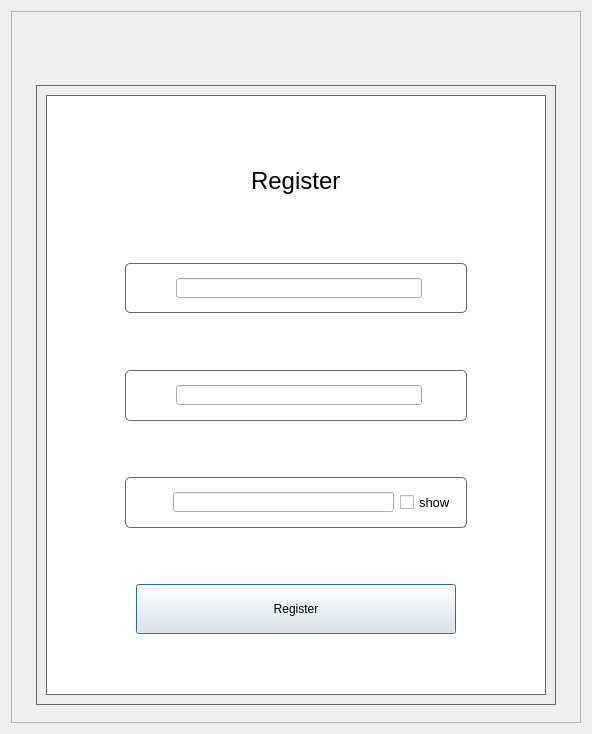
<?xml version="1.0" encoding="UTF-8"?>
<ui version="4.0">
 <class>register</class>
 <widget class="QDialog" name="register">
  <property name="geometry">
   <rect>
    <x>0</x>
    <y>0</y>
    <width>592</width>
    <height>734</height>
   </rect>
  </property>
  <property name="minimumSize">
   <size>
    <width>50</width>
    <height>0</height>
   </size>
  </property>
  <property name="windowTitle">
   <string>Dialog</string>
  </property>
  <layout class="QGridLayout" name="gridLayout">
   <item row="0" column="0">
    <widget class="QFrame" name="frame">
     <property name="font">
      <font>
       <family>Arial</family>
       <pointsize>9</pointsize>
       <italic>false</italic>
       <bold>false</bold>
       <kerning>true</kerning>
      </font>
     </property>
     <property name="styleSheet">
      <string notr="true"/>
     </property>
     <property name="frameShape">
      <enum>QFrame::StyledPanel</enum>
     </property>
     <property name="frameShadow">
      <enum>QFrame::Raised</enum>
     </property>
     <layout class="QVBoxLayout" name="verticalLayout_3">
      <item>
       <layout class="QHBoxLayout" name="horizontalLayout_3" stretch="2,0">
        <item>
         <widget class="QLabel" name="label_5">
          <property name="sizePolicy">
           <sizepolicy hsizetype="Fixed" vsizetype="Fixed">
            <horstretch>0</horstretch>
            <verstretch>0</verstretch>
           </sizepolicy>
          </property>
          <property name="minimumSize">
           <size>
            <width>200</width>
            <height>50</height>
           </size>
          </property>
          <property name="styleSheet">
           <string notr="true">image: url(:/logo.png);</string>
          </property>
          <property name="text">
           <string/>
          </property>
         </widget>
        </item>
        <item>
         <spacer name="horizontalSpacer_5">
          <property name="orientation">
           <enum>Qt::Horizontal</enum>
          </property>
          <property name="sizeHint" stdset="0">
           <size>
            <width>40</width>
            <height>20</height>
           </size>
          </property>
         </spacer>
        </item>
       </layout>
      </item>
      <item>
       <layout class="QVBoxLayout" name="verticalLayout_2" stretch="0,10,0">
        <item>
         <spacer name="verticalSpacer_7">
          <property name="orientation">
           <enum>Qt::Vertical</enum>
          </property>
          <property name="sizeHint" stdset="0">
           <size>
            <width>20</width>
            <height>40</height>
           </size>
          </property>
         </spacer>
        </item>
        <item>
         <layout class="QHBoxLayout" name="horizontalLayout_11" stretch="0,0,0">
          <item>
           <spacer name="horizontalSpacer_20">
            <property name="orientation">
             <enum>Qt::Horizontal</enum>
            </property>
            <property name="sizeType">
             <enum>QSizePolicy::Expanding</enum>
            </property>
            <property name="sizeHint" stdset="0">
             <size>
              <width>40</width>
              <height>20</height>
             </size>
            </property>
           </spacer>
          </item>
          <item>
           <widget class="QFrame" name="frame_6">
            <property name="styleSheet">
             <string notr="true">#frame_6{
border: 0.5px solid #696969;
}</string>
            </property>
            <property name="frameShape">
             <enum>QFrame::StyledPanel</enum>
            </property>
            <property name="frameShadow">
             <enum>QFrame::Raised</enum>
            </property>
            <layout class="QHBoxLayout" name="horizontalLayout_12">
             <item>
              <layout class="QHBoxLayout" name="horizontalLayout_4" stretch="0">
               <item>
                <widget class="QFrame" name="frame_4">
                 <property name="sizePolicy">
                  <sizepolicy hsizetype="Minimum" vsizetype="Minimum">
                   <horstretch>0</horstretch>
                   <verstretch>0</verstretch>
                  </sizepolicy>
                 </property>
                 <property name="minimumSize">
                  <size>
                   <width>500</width>
                   <height>600</height>
                  </size>
                 </property>
                 <property name="maximumSize">
                  <size>
                   <width>500</width>
                   <height>600</height>
                  </size>
                 </property>
                 <property name="styleSheet">
                  <string notr="true">#frame_4{
background-color: rgb(255, 255, 255);
border: 0.5px solid #696969;
}</string>
                 </property>
                 <property name="frameShape">
                  <enum>QFrame::StyledPanel</enum>
                 </property>
                 <property name="frameShadow">
                  <enum>QFrame::Raised</enum>
                 </property>
                 <layout class="QVBoxLayout" name="verticalLayout" stretch="1,1,1,1,1,1,1,1,1,1,1">
                  <item>
                   <spacer name="verticalSpacer">
                    <property name="orientation">
                     <enum>Qt::Vertical</enum>
                    </property>
                    <property name="sizeHint" stdset="0">
                     <size>
                      <width>20</width>
                      <height>40</height>
                     </size>
                    </property>
                   </spacer>
                  </item>
                  <item>
                   <layout class="QHBoxLayout" name="horizontalLayout_10">
                    <item>
                     <spacer name="horizontalSpacer_18">
                      <property name="orientation">
                       <enum>Qt::Horizontal</enum>
                      </property>
                      <property name="sizeHint" stdset="0">
                       <size>
                        <width>40</width>
                        <height>20</height>
                       </size>
                      </property>
                     </spacer>
                    </item>
                    <item>
                     <widget class="QLabel" name="label_login">
                      <property name="font">
                       <font>
                        <family>Arial</family>
                        <pointsize>18</pointsize>
                        <italic>false</italic>
                        <bold>false</bold>
                        <kerning>true</kerning>
                       </font>
                      </property>
                      <property name="text">
                       <string>Register</string>
                      </property>
                     </widget>
                    </item>
                    <item>
                     <spacer name="horizontalSpacer_19">
                      <property name="orientation">
                       <enum>Qt::Horizontal</enum>
                      </property>
                      <property name="sizeHint" stdset="0">
                       <size>
                        <width>40</width>
                        <height>20</height>
                       </size>
                      </property>
                     </spacer>
                    </item>
                   </layout>
                  </item>
                  <item>
                   <spacer name="verticalSpacer_2">
                    <property name="orientation">
                     <enum>Qt::Vertical</enum>
                    </property>
                    <property name="sizeHint" stdset="0">
                     <size>
                      <width>20</width>
                      <height>40</height>
                     </size>
                    </property>
                   </spacer>
                  </item>
                  <item>
                   <layout class="QHBoxLayout" name="horizontalLayout_8" stretch="1,5,1">
                    <item>
                     <spacer name="horizontalSpacer_8">
                      <property name="orientation">
                       <enum>Qt::Horizontal</enum>
                      </property>
                      <property name="sizeHint" stdset="0">
                       <size>
                        <width>40</width>
                        <height>20</height>
                       </size>
                      </property>
                     </spacer>
                    </item>
                    <item>
                     <widget class="QFrame" name="frame_2">
                      <property name="styleSheet">
                       <string notr="true">#frame_2{
border: 1px solid #696969;
border-radius: 5px;
}</string>
                      </property>
                      <property name="frameShape">
                       <enum>QFrame::StyledPanel</enum>
                      </property>
                      <property name="frameShadow">
                       <enum>QFrame::Raised</enum>
                      </property>
                      <layout class="QHBoxLayout" name="horizontalLayout_14">
                       <item>
                        <layout class="QHBoxLayout" name="horizontalLayout_5" stretch="1,7,1">
                         <item>
                          <widget class="QLabel" name="label_2">
                           <property name="styleSheet">
                            <string notr="true">#label_2{
	border-image: url(:/user_name.png);
}</string>
                           </property>
                           <property name="text">
                            <string/>
                           </property>
                          </widget>
                         </item>
                         <item>
                          <widget class="QLineEdit" name="lineEdit1">
                           <property name="sizePolicy">
                            <sizepolicy hsizetype="Expanding" vsizetype="Fixed">
                             <horstretch>0</horstretch>
                             <verstretch>0</verstretch>
                            </sizepolicy>
                           </property>
                           <property name="maximumSize">
                            <size>
                             <width>16777215</width>
                             <height>20</height>
                            </size>
                           </property>
                          </widget>
                         </item>
                         <item>
                          <spacer name="horizontalSpacer">
                           <property name="orientation">
                            <enum>Qt::Horizontal</enum>
                           </property>
                           <property name="sizeHint" stdset="0">
                            <size>
                             <width>40</width>
                             <height>20</height>
                            </size>
                           </property>
                          </spacer>
                         </item>
                        </layout>
                       </item>
                      </layout>
                     </widget>
                    </item>
                    <item>
                     <spacer name="horizontalSpacer_14">
                      <property name="orientation">
                       <enum>Qt::Horizontal</enum>
                      </property>
                      <property name="sizeHint" stdset="0">
                       <size>
                        <width>40</width>
                        <height>20</height>
                       </size>
                      </property>
                     </spacer>
                    </item>
                   </layout>
                  </item>
                  <item>
                   <spacer name="verticalSpacer_3">
                    <property name="orientation">
                     <enum>Qt::Vertical</enum>
                    </property>
                    <property name="sizeHint" stdset="0">
                     <size>
                      <width>20</width>
                      <height>50</height>
                     </size>
                    </property>
                   </spacer>
                  </item>
                  <item>
                   <layout class="QHBoxLayout" name="horizontalLayout_7" stretch="1,5,1">
                    <item>
                     <spacer name="horizontalSpacer_13">
                      <property name="orientation">
                       <enum>Qt::Horizontal</enum>
                      </property>
                      <property name="sizeHint" stdset="0">
                       <size>
                        <width>40</width>
                        <height>20</height>
                       </size>
                      </property>
                     </spacer>
                    </item>
                    <item>
                     <widget class="QFrame" name="frame_3">
                      <property name="styleSheet">
                       <string notr="true">#frame_3{
border: 1px solid #696969;
border-radius: 5px;
}</string>
                      </property>
                      <property name="frameShape">
                       <enum>QFrame::StyledPanel</enum>
                      </property>
                      <property name="frameShadow">
                       <enum>QFrame::Raised</enum>
                      </property>
                      <layout class="QHBoxLayout" name="horizontalLayout_13">
                       <item>
                        <layout class="QHBoxLayout" name="horizontalLayout_6" stretch="1,7,1">
                         <item>
                          <widget class="QLabel" name="label_3">
                           <property name="styleSheet">
                            <string notr="true">#label_3{
	border-image: url(:/pwd.png);
}</string>
                           </property>
                           <property name="text">
                            <string/>
                           </property>
                          </widget>
                         </item>
                         <item>
                          <widget class="QLineEdit" name="lineEdit2">
                           <property name="sizePolicy">
                            <sizepolicy hsizetype="Expanding" vsizetype="Fixed">
                             <horstretch>0</horstretch>
                             <verstretch>0</verstretch>
                            </sizepolicy>
                           </property>
                           <property name="maximumSize">
                            <size>
                             <width>16777215</width>
                             <height>20</height>
                            </size>
                           </property>
                           <property name="mouseTracking">
                            <bool>false</bool>
                           </property>
                           <property name="echoMode">
                            <enum>QLineEdit::Normal</enum>
                           </property>
                          </widget>
                         </item>
                         <item>
                          <spacer name="horizontalSpacer_2">
                           <property name="orientation">
                            <enum>Qt::Horizontal</enum>
                           </property>
                           <property name="sizeHint" stdset="0">
                            <size>
                             <width>40</width>
                             <height>20</height>
                            </size>
                           </property>
                          </spacer>
                         </item>
                        </layout>
                       </item>
                      </layout>
                     </widget>
                    </item>
                    <item>
                     <spacer name="horizontalSpacer_12">
                      <property name="orientation">
                       <enum>Qt::Horizontal</enum>
                      </property>
                      <property name="sizeHint" stdset="0">
                       <size>
                        <width>40</width>
                        <height>20</height>
                       </size>
                      </property>
                     </spacer>
                    </item>
                   </layout>
                  </item>
                  <item>
                   <spacer name="verticalSpacer_4">
                    <property name="orientation">
                     <enum>Qt::Vertical</enum>
                    </property>
                    <property name="sizeHint" stdset="0">
                     <size>
                      <width>20</width>
                      <height>40</height>
                     </size>
                    </property>
                   </spacer>
                  </item>
                  <item>
                   <layout class="QHBoxLayout" name="horizontalLayout_2" stretch="1,5,1">
                    <item>
                     <spacer name="horizontalSpacer_10">
                      <property name="orientation">
                       <enum>Qt::Horizontal</enum>
                      </property>
                      <property name="sizeHint" stdset="0">
                       <size>
                        <width>13</width>
                        <height>17</height>
                       </size>
                      </property>
                     </spacer>
                    </item>
                    <item>
                     <widget class="QFrame" name="frame_5">
                      <property name="styleSheet">
                       <string notr="true">#frame_5{
border: 1px solid #696969;
border-radius: 5px;
}</string>
                      </property>
                      <property name="frameShape">
                       <enum>QFrame::StyledPanel</enum>
                      </property>
                      <property name="frameShadow">
                       <enum>QFrame::Raised</enum>
                      </property>
                      <layout class="QHBoxLayout" name="horizontalLayout_15">
                       <item>
                        <layout class="QHBoxLayout" name="horizontalLayout" stretch="1,7,1">
                         <item>
                          <widget class="QLabel" name="label">
                           <property name="minimumSize">
                            <size>
                             <width>0</width>
                             <height>0</height>
                            </size>
                           </property>
                           <property name="styleSheet">
                            <string notr="true">#label{
	border-image: url(:/r2.png);
}</string>
                           </property>
                           <property name="text">
                            <string/>
                           </property>
                          </widget>
                         </item>
                         <item>
                          <widget class="QLineEdit" name="lineEdit">
                           <property name="maximumSize">
                            <size>
                             <width>16777215</width>
                             <height>20</height>
                            </size>
                           </property>
                          </widget>
                         </item>
                         <item>
                          <widget class="QCheckBox" name="showBox">
                           <property name="sizePolicy">
                            <sizepolicy hsizetype="Preferred" vsizetype="Preferred">
                             <horstretch>0</horstretch>
                             <verstretch>0</verstretch>
                            </sizepolicy>
                           </property>
                           <property name="font">
                            <font>
                             <family>Arial</family>
                             <pointsize>10</pointsize>
                             <italic>false</italic>
                             <bold>false</bold>
                             <kerning>true</kerning>
                            </font>
                           </property>
                           <property name="text">
                            <string>show</string>
                           </property>
                          </widget>
                         </item>
                        </layout>
                       </item>
                      </layout>
                     </widget>
                    </item>
                    <item>
                     <spacer name="horizontalSpacer_11">
                      <property name="orientation">
                       <enum>Qt::Horizontal</enum>
                      </property>
                      <property name="sizeHint" stdset="0">
                       <size>
                        <width>13</width>
                        <height>17</height>
                       </size>
                      </property>
                     </spacer>
                    </item>
                   </layout>
                  </item>
                  <item>
                   <spacer name="verticalSpacer_5">
                    <property name="orientation">
                     <enum>Qt::Vertical</enum>
                    </property>
                    <property name="sizeHint" stdset="0">
                     <size>
                      <width>20</width>
                      <height>40</height>
                     </size>
                    </property>
                   </spacer>
                  </item>
                  <item>
                   <layout class="QHBoxLayout" name="horizontalLayout_9" stretch="1,1,1">
                    <item>
                     <spacer name="horizontalSpacer_16">
                      <property name="orientation">
                       <enum>Qt::Horizontal</enum>
                      </property>
                      <property name="sizeHint" stdset="0">
                       <size>
                        <width>40</width>
                        <height>20</height>
                       </size>
                      </property>
                     </spacer>
                    </item>
                    <item>
                     <widget class="QPushButton" name="pushButton2">
                      <property name="sizePolicy">
                       <sizepolicy hsizetype="Fixed" vsizetype="Fixed">
                        <horstretch>0</horstretch>
                        <verstretch>0</verstretch>
                       </sizepolicy>
                      </property>
                      <property name="minimumSize">
                       <size>
                        <width>320</width>
                        <height>50</height>
                       </size>
                      </property>
                      <property name="maximumSize">
                       <size>
                        <width>320</width>
                        <height>50</height>
                       </size>
                      </property>
                      <property name="font">
                       <font>
                        <family>Arial</family>
                        <pointsize>9</pointsize>
                        <italic>false</italic>
                        <bold>false</bold>
                        <kerning>true</kerning>
                       </font>
                      </property>
                      <property name="text">
                       <string>Register</string>
                      </property>
                     </widget>
                    </item>
                    <item>
                     <spacer name="horizontalSpacer_17">
                      <property name="orientation">
                       <enum>Qt::Horizontal</enum>
                      </property>
                      <property name="sizeHint" stdset="0">
                       <size>
                        <width>40</width>
                        <height>20</height>
                       </size>
                      </property>
                     </spacer>
                    </item>
                   </layout>
                  </item>
                  <item>
                   <spacer name="verticalSpacer_6">
                    <property name="orientation">
                     <enum>Qt::Vertical</enum>
                    </property>
                    <property name="sizeHint" stdset="0">
                     <size>
                      <width>20</width>
                      <height>40</height>
                     </size>
                    </property>
                   </spacer>
                  </item>
                 </layout>
                </widget>
               </item>
              </layout>
             </item>
            </layout>
           </widget>
          </item>
          <item>
           <spacer name="horizontalSpacer_4">
            <property name="orientation">
             <enum>Qt::Horizontal</enum>
            </property>
            <property name="sizeType">
             <enum>QSizePolicy::Expanding</enum>
            </property>
            <property name="sizeHint" stdset="0">
             <size>
              <width>40</width>
              <height>20</height>
             </size>
            </property>
           </spacer>
          </item>
         </layout>
        </item>
        <item>
         <spacer name="verticalSpacer_8">
          <property name="orientation">
           <enum>Qt::Vertical</enum>
          </property>
          <property name="sizeHint" stdset="0">
           <size>
            <width>20</width>
            <height>40</height>
           </size>
          </property>
         </spacer>
        </item>
       </layout>
      </item>
     </layout>
    </widget>
   </item>
  </layout>
 </widget>
 <resources/>
 <connections/>
</ui>
